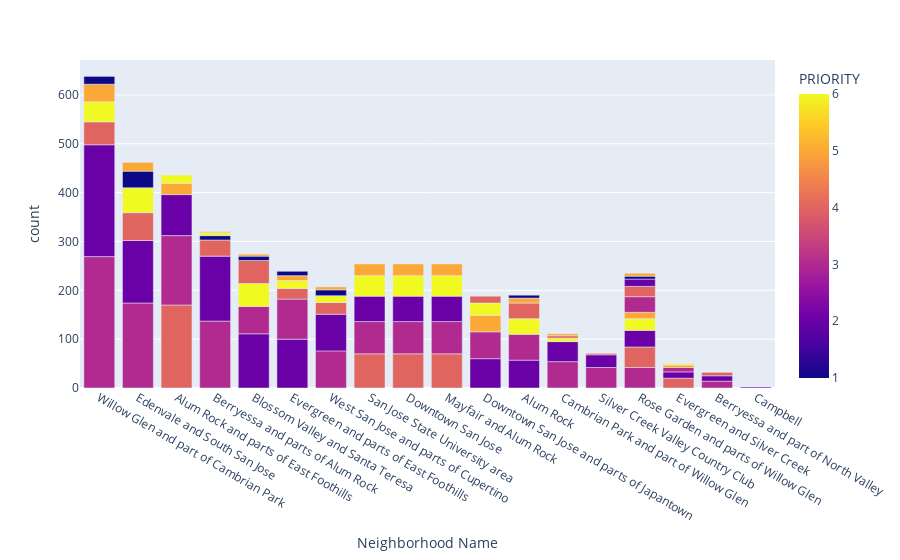

The code cell stored with this chart in its notebook:
### Code cell
import plotly.express as px
fig = px.bar(merged_df, x='Neighborhood Name', y='count', color='PRIORITY')
fig.show()

### Figure 1 — Plotly figure (JSON) as saved in the notebook; plotly's stock layout.template omitted (floating-point values rounded to 4 significant figures)
{"data": [{"alignmentgroup": "True", "hovertemplate": "Neighborhood Name=%{x}<br>count=%{y}<br>PRIORITY=%{marker.color}<extra></extra>", "legendgroup": "", "marker": {"color": [3, 2, 4, 6, 5, 1, 3, 2, 4, 6, 1, 5, 4, 3, 2, 5, 6, 3, 2, 4, 1, 6, 5, 2, 3, 6, 4, 1, 5, 2, 3, 4, 6, 5, 1, 3, 2, 4, 6, 1, 5, 4, 4, 4, 3, 3, 3, 2, 2, 2, 6, 6, 6, 5, 5, 5, 2, 3, 5, 6, 4, 2, 3, 6, 4, 5, 1, 3, 2, 6, 4, 5, 3, 2, 4, 3, 4, 2, 6, 5, 3, 4, 2, 1, 5, 4, 2, 3, 5, 6, 3, 2, 4, 2], "coloraxis": "coloraxis", "pattern": {"shape": ""}}, "name": "", "offsetgroup": "", "orientation": "v", "showlegend": false, "textposition": "auto", "type": "bar", "x": ["Willow Glen and part of Cambrian Park", "Willow Glen and part of Cambrian Park", "Willow Glen and part of Cambrian Park", "Willow Glen and part of Cambrian Park", "Willow Glen and part of Cambrian Park", "Willow Glen and part of Cambrian Park", "Edenvale and South San Jose", "Edenvale and South San Jose", "Edenvale and South San Jose", "Edenvale and South San Jose", "Edenvale and South San Jose", "Edenvale and South San Jose", "Alum Rock and parts of East Foothills", "Alum Rock and parts of East Foothills", "Alum Rock and parts of East Foothills", "Alum Rock and parts of East Foothills", "Alum Rock and parts of East Foothills", "Berryessa and parts of Alum Rock", "Berryessa and parts of Alum Rock", "Berryessa and parts of Alum Rock", "Berryessa and parts of Alum Rock", "Berryessa and parts of Alum Rock", "Berryessa and parts of Alum Rock", "Blossom Valley and Santa Teresa", "Blossom Valley and Santa Teresa", "Blossom Valley and Santa Teresa", "Blossom Valley and Santa Teresa", "Blossom Valley and Santa Teresa", "Blossom Valley and Santa Teresa", "Evergreen and parts of East Foothills", "Evergreen and parts of East Foothills", "Evergreen and parts of East Foothills", "Evergreen and parts of East Foothills", "Evergreen and parts of East Foothills", "Evergreen and parts of East Foothills", "West San Jose and parts of Cupertino", "West San Jose and parts of Cupertino", "West San Jose and parts of Cupertino", "West San Jose and parts of Cupertino", "West San Jose and parts of Cupertino", "West San Jose and parts of Cupertino", "San Jose State University area", "Downtown San Jose", "Mayfair and Alum Rock", "San Jose State University area", "Downtown San Jose", "Mayfair and Alum Rock", "San Jose State University area", "Downtown San Jose", "Mayfair and Alum Rock", "San Jose State University area", "Downtown San Jose", "Mayfair and Alum Rock", "San Jose State University area", "Downtown San Jose", "Mayfair and Alum Rock", "Downtown San Jose and parts of Japantown", "Downtown San Jose and parts of Japantown", "Downtown San Jose and parts of Japantown", "Downtown San Jose and parts of Japantown", "Downtown San Jose and parts of Japantown", "Alum Rock", "Alum Rock", "Alum Rock", "Alum Rock", "Alum Rock", "Alum Rock", "Cambrian Park and part of Willow Glen", "Cambrian Park and part of Willow Glen", "Cambrian Park and part of Willow Glen", "Cambrian Park and part of Willow Glen", "Cambrian Park and part of Willow Glen", "Silver Creek Valley Country Club", "Silver Creek Valley Country Club", "Silver Creek Valley Country Club", "Rose Garden and parts of Willow Glen", "Rose Garden and parts of Willow Glen", "Rose Garden and parts of Willow Glen", "Rose Garden and parts of Willow Glen", "Rose Garden and parts of Willow Glen", "Rose Garden and parts of Willow Glen", "Rose Garden and parts of Willow Glen", "Rose Garden and parts of Willow Glen", "Rose Garden and parts of Willow Glen", "Rose Garden and parts of Willow Glen", "Evergreen and Silver Creek", "Evergreen and Silver Creek", "Evergreen and Silver Creek", "Evergreen and Silver Creek", "Evergreen and Silver Creek", "Berryessa and part of North Valley", "Berryessa and part of North Valley", "Berryessa and part of North Valley", "Campbell "], "xaxis": "x", "y": [269, 229, 47, 41, 36, 16, 174, 128, 57, 51, 34, 18, 170, 142, 84, 23, 17, 137, 133, 33, 9, 6, 2, 111, 56, 47, 47, 9, 4, 100, 82, 22, 16, 10, 9, 76, 75, 24, 14, 12, 6, 70, 70, 70, 66, 66, 66, 52, 52, 52, 42, 42, 42, 24, 24, 24, 60, 55, 34, 25, 14, 57, 53, 32, 32, 10, 6, 54, 41, 7, 5, 4, 42, 26, 3, 42, 42, 34, 24, 13, 32, 21, 15, 6, 6, 20, 13, 9, 5, 3, 14, 11, 7, 2], "yaxis": "y"}], "layout": {"barmode": "relative", "coloraxis": {"colorbar": {"title": {"text": "PRIORITY"}}, "colorscale": [[0, "#0d0887"], [0.1111, "#46039f"], [0.2222, "#7201a8"], [0.3333, "#9c179e"], [0.4444, "#bd3786"], [0.5556, "#d8576b"], [0.6667, "#ed7953"], [0.7778, "#fb9f3a"], [0.8889, "#fdca26"], [1, "#f0f921"]]}, "legend": {"tracegroupgap": 0}, "margin": {"t": 60}, "xaxis": {"anchor": "y", "domain": [0, 1], "title": {"text": "Neighborhood Name"}}, "yaxis": {"anchor": "x", "domain": [0, 1], "title": {"text": "count"}}}}
